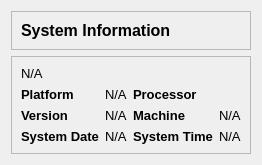
            <widget class="QWidget" name="sysInfo_page">
             <layout class="QVBoxLayout" name="verticalLayout_8">
              <item>
               <widget class="QFrame" name="sysInfoTitle_frame">
                <property name="frameShape">
                 <enum>QFrame::StyledPanel</enum>
                </property>
                <property name="frameShadow">
                 <enum>QFrame::Raised</enum>
                </property>
                <layout class="QVBoxLayout" name="verticalLayout_7">
                 <item alignment="Qt::AlignLeft|Qt::AlignTop">
                  <widget class="QLabel" name="sysInfoTitle_lbl">
                   <property name="font">
                    <font>
                     <pointsize>12</pointsize>
                     <weight>75</weight>
                     <bold>true</bold>
                    </font>
                   </property>
                   <property name="text">
                    <string>System Information</string>
                   </property>
                  </widget>
                 </item>
                </layout>
               </widget>
              </item>
              <item>
               <widget class="QFrame" name="frame">
                <property name="sizePolicy">
                 <sizepolicy hsizetype="Preferred" vsizetype="Expanding">
                  <horstretch>0</horstretch>
                  <verstretch>0</verstretch>
                 </sizepolicy>
                </property>
                <property name="frameShape">
                 <enum>QFrame::StyledPanel</enum>
                </property>
                <property name="frameShadow">
                 <enum>QFrame::Raised</enum>
                </property>
                <layout class="QGridLayout" name="gridLayout_5">
                 <item row="0" column="0">
                  <widget class="QLabel" name="osVal_lbl">
                   <property name="font">
                    <font>
                     <pointsize>10</pointsize>
                    </font>
                   </property>
                   <property name="text">
                    <string>N/A</string>
                   </property>
                  </widget>
                 </item>
                 <item row="1" column="0">
                  <widget class="QLabel" name="platform_lbl">
                   <property name="font">
                    <font>
                     <pointsize>10</pointsize>
                     <weight>75</weight>
                     <bold>true</bold>
                    </font>
                   </property>
                   <property name="text">
                    <string>Platform</string>
                   </property>
                  </widget>
                 </item>
                 <item row="1" column="1">
                  <widget class="QLabel" name="platformVal_lbl">
                   <property name="font">
                    <font>
                     <pointsize>10</pointsize>
                    </font>
                   </property>
                   <property name="text">
                    <string>N/A</string>
                   </property>
                  </widget>
                 </item>
                 <item row="1" column="2">
                  <widget class="QLabel" name="processor_lbl">
                   <property name="font">
                    <font>
                     <pointsize>10</pointsize>
                     <weight>75</weight>
                     <bold>true</bold>
                    </font>
                   </property>
                   <property name="text">
                    <string>Processor</string>
                   </property>
                  </widget>
                 </item>
                 <item row="2" column="0">
                  <widget class="QLabel" name="version_lbl">
                   <property name="font">
                    <font>
                     <pointsize>10</pointsize>
                     <weight>75</weight>
                     <bold>true</bold>
                    </font>
                   </property>
                   <property name="text">
                    <string>Version</string>
                   </property>
                  </widget>
                 </item>
                 <item row="2" column="1">
                  <widget class="QLabel" name="versionVal_lbl">
                   <property name="font">
                    <font>
                     <pointsize>10</pointsize>
                    </font>
                   </property>
                   <property name="text">
                    <string>N/A</string>
                   </property>
                  </widget>
                 </item>
                 <item row="2" column="2">
                  <widget class="QLabel" name="machine_lbl">
                   <property name="font">
                    <font>
                     <pointsize>10</pointsize>
                     <weight>75</weight>
                     <bold>true</bold>
                    </font>
                   </property>
                   <property name="text">
                    <string>Machine</string>
                   </property>
                  </widget>
                 </item>
                 <item row="2" column="3">
                  <widget class="QLabel" name="machineVal_lbl">
                   <property name="font">
                    <font>
                     <pointsize>10</pointsize>
                    </font>
                   </property>
                   <property name="text">
                    <string>N/A</string>
                   </property>
                  </widget>
                 </item>
                 <item row="3" column="0">
                  <widget class="QLabel" name="systemDate_lbl">
                   <property name="font">
                    <font>
                     <pointsize>10</pointsize>
                     <weight>75</weight>
                     <bold>true</bold>
                    </font>
                   </property>
                   <property name="text">
                    <string>System Date</string>
                   </property>
                  </widget>
                 </item>
                 <item row="3" column="1">
                  <widget class="QLabel" name="systemDateVal_lbl">
                   <property name="font">
                    <font>
                     <pointsize>10</pointsize>
                    </font>
                   </property>
                   <property name="text">
                    <string>N/A</string>
                   </property>
                  </widget>
                 </item>
                 <item row="3" column="2">
                  <widget class="QLabel" name="systemTime_lbl">
                   <property name="font">
                    <font>
                     <pointsize>10</pointsize>
                     <weight>75</weight>
                     <bold>true</bold>
                    </font>
                   </property>
                   <property name="text">
                    <string>System Time</string>
                   </property>
                  </widget>
                 </item>
                 <item row="3" column="3">
                  <widget class="QLabel" name="systemTimeVal_lbl">
                   <property name="font">
                    <font>
                     <pointsize>10</pointsize>
                    </font>
                   </property>
                   <property name="text">
                    <string>N/A</string>
                   </property>
                  </widget>
                 </item>
                </layout>
               </widget>
              </item>
             </layout>
            </widget>
